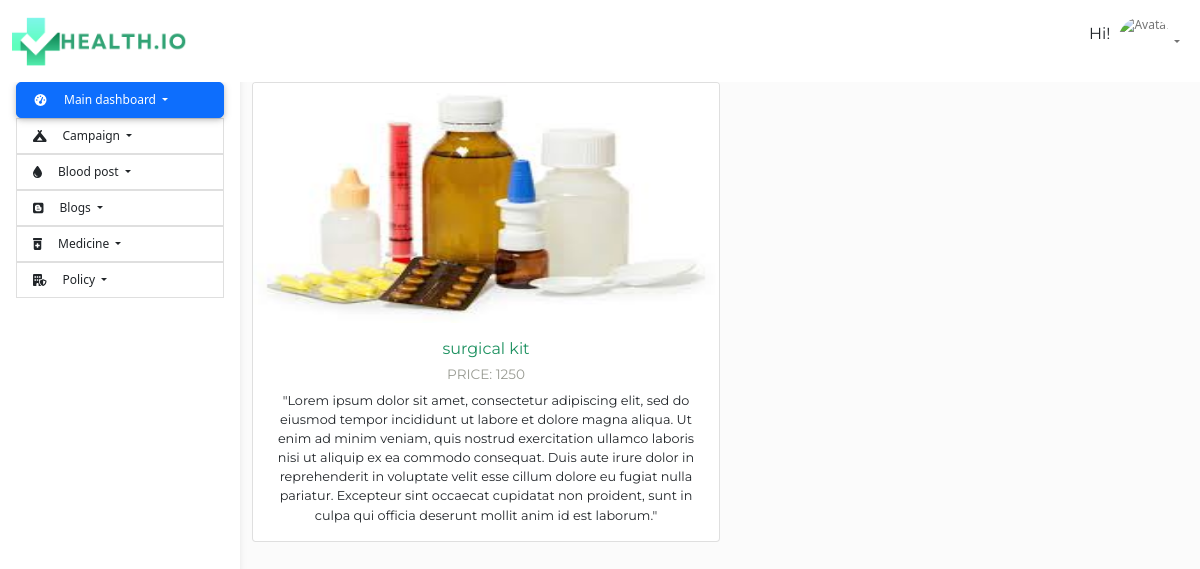
Page /admin_backend/medicine_info.php?id=4 on the committed database.
### tables this page shows
CREATE TABLE `medicine` (
  `id` int(11) NOT NULL,
  `title` text NOT NULL,
  `image_id` varchar(255) NOT NULL,
  `price` varchar(255) NOT NULL,
  `med_info` mediumtext NOT NULL
);

CREATE TABLE `image` (
  `id` varchar(255) NOT NULL,
  `caption` varchar(255) NOT NULL,
  `location` varchar(255) NOT NULL,
  `name` varchar(255) NOT NULL,
  `user_fk` varchar(255) DEFAULT NULL
);

### db_connect.php (called while the page is built, shortened)
<?php
$db = new mysqli(servername,  username, password, Database);
    function Query($statement){
        global $db;
        $result=mysqli_query($db ,  $statement);
        return $result;
        }
?>

### admin_backend/medicine_info.php (the view)
<?php
include "admin_header.php";
?>
 <link rel="stylesheet" href="style/blogs-policy-pharmacy.css">
<main style="margin-top: 58px;">
  <div class="container pt-4">
    <?php
      $id=$_GET['id'];
      $stat="SELECT *, medicine.id as mid FROM medicine INNER JOIN image ON image_id=image.id where medicine.id= $id";
      $result=Query($stat);
      $result=mysqli_fetch_assoc($result);
    ?>
   <div class="col-6 text-center">
   <div class="card mb-3">
  <img src="<?=$result['location']?>" class="card-img-top" alt="..." style="display:block;height:15rem;">
  <div class="card-body">
    <h5 class="card-title"><?=$result['title']?></h5>
    <h6 class="card-title">PRICE: <?=$result['price']?></h6>
    <p class="card-text"><?=$result['med_info']?></p>
   </div>
  </div>
</div>
  </div>
</main>
<?php
include "admin_footer.php";
?>

### style/admin_dashboard.css (style rules this page uses)
body { background-color: #fbfbfb; }
@media (min-width: 991.98px) { main { padding-left: 240px; } }

### style/blogs-policy-pharmacy.css (style rules this page uses)
* { padding: 0; margin: 0; box-sizing: border-box; }
:root { --primary_color:#1D9160; --secondary_color:#FFFFFF; --teritary_color:#9a9c94; }
h1,h2,h3,h4,h5,h6 { font-family: 'Montserrat', sans-serif;; font-weight: 400; margin-bottom: .85rem; }
p { font-size: .8rem; font-family: 'Montserrat', sans-serif;; font-weight: 400; }
.card-body h5 { font-size: 1rem; color: var(--primary_color); text-align: center; }
.card-body h6 { font-size: 0.85rem; text-align: center; color: var(--teritary_color); }

### rows in the picture
medicine: image.location (picture), title "surgical kit", price "1250", med_info "\"Lorem ipsum dolor sit amet, consectetur adipiscing elit, sed do eiusmod tempor incididunt ut labore et dolore magna aliqua. Ut enim ad minim veniam, quis nostrud exercitation ullamco laboris nisi ut aliquip ex ea commodo consequat. Duis aute irure dolor in reprehenderit in voluptate velit esse cillum dolore eu fugiat nulla pariatur. Excepteur sint occaecat cupidatat non proident, sunt in culpa qui officia deserunt mollit anim id est laborum.\""
